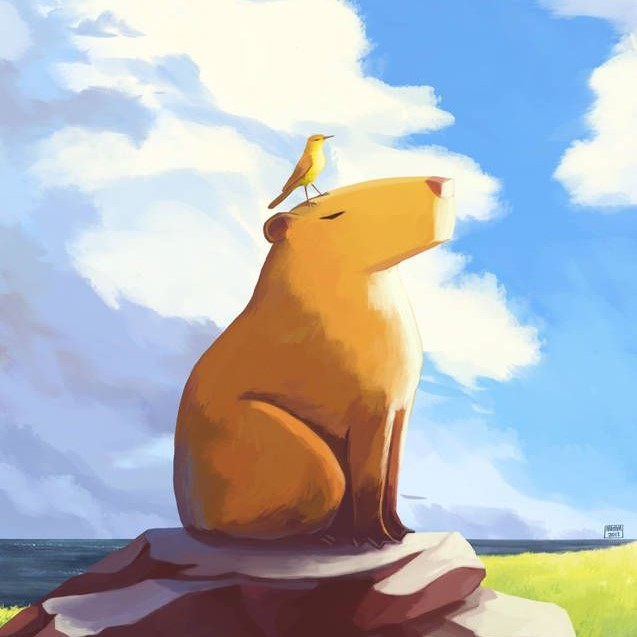
#> input picture Foto/Capybara.jpg, 637 x 637 px
$ python basic.py
#> lines starting #> are read from the running program, lines starting #| are printed output that depends on the picture; after the words box and inside, x2 and y2 are one past the last pixel; in counts of white or black regions, pixels touching at a corner belong together
import cv2 as cv

img = cv.imread('Foto/Capybara.jpg')
#> img is the input picture: shape (637, 637, 3); mean B, G, R 187.9, 182.7, 177.8
cv.imshow('Capybara', img)

# converting to grayscale // "Konversi ke skala abu-abu"
gray = cv.cvtColor(img, cv.COLOR_BGR2GRAY)
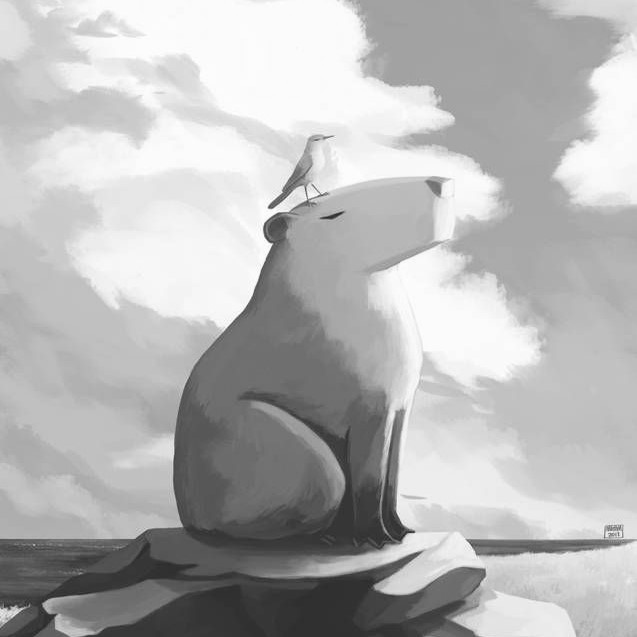
#> gray: shape (637, 637); min 32, max 255, mean 181.8
cv.imshow('Gray', gray)


# Blur // "membuat gambar menjadi blur"
blur = cv.GaussianBlur(img, (1,1), cv.BORDER_DEFAULT)    # (7,7) Tingkat blur hanya dapat menggunakan angka Ganjil
cv.imshow('Blur', blur)

# Edge cascade // ("algoritma Canny Edge Detection")
canny = cv.Canny(blur, 125, 175)   # dapat di gabungkan dengan blur atau dengan fungsi lainnya
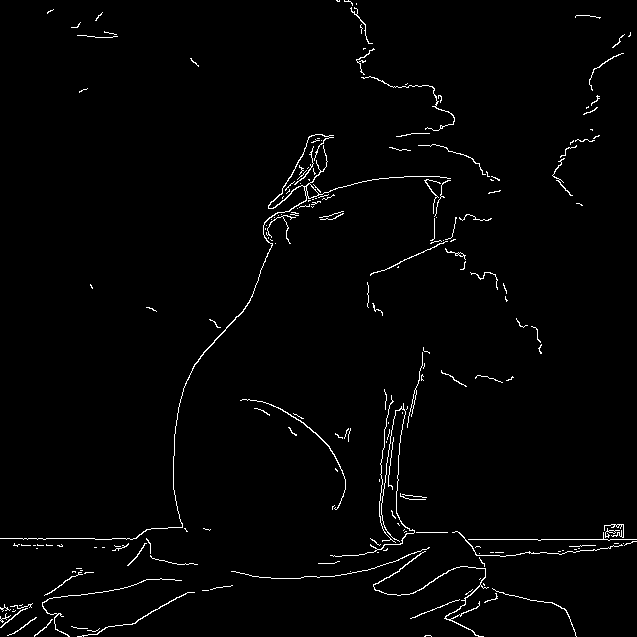
#> canny: shape (637, 637); 1.7% white in thin lines or dots
cv.imshow('Canny Edge', canny)

# Dilating the image // "Operasi dilasi pada gambar"
dilated = cv.dilate(canny, (7,7), iterations=3)
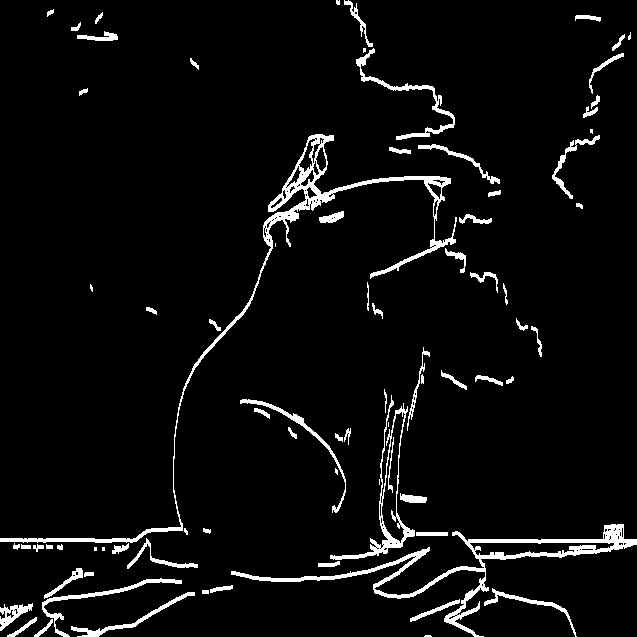
#> dilated: shape (637, 637); 4.8% white; 79 white regions (13 under 20 px), largest, box (x1, y1, x2, y2) and area: (0, 134, 457, 543) 4669, (231, 524, 637, 637) 4030, (330, 395, 415, 560) 1346
cv.imshow('Dilated', dilated)

# eroded // "operasi erosi pada gambar."
eroded = cv.erode(dilated, (7,7), iterations=3)
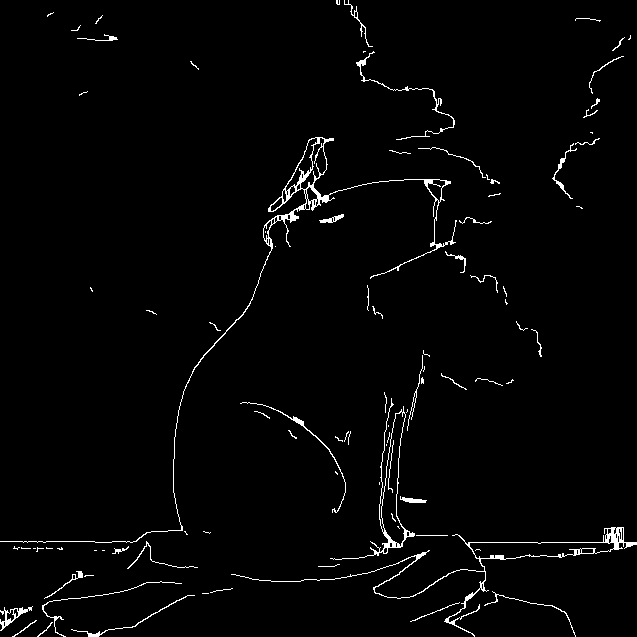
#> eroded: shape (637, 637); 2% white in thin lines or dots
cv.imshow('Eroded', eroded)

# Resize // "merubah ukuran gambar. "
resized = cv.resize(img, (500,500), interpolation=cv.INTER_CUBIC)  #Opsi ini mengacu pada metode interpolasi bicubic yang digunakan untuk mengubah ukuran gambar
cv.imshow('Resized', resized)

# Croping // "memotong " img
cropped = img[50:200, 200:400]
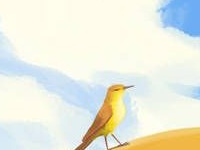
#> cropped: shape (150, 200, 3); mean B, G, R 223.9, 236.6, 234.2
cv.imshow('cropped', cropped)

cv.waitKey(0)

$ run again, with Foto/bts.jpg copied over Foto/Capybara.jpg
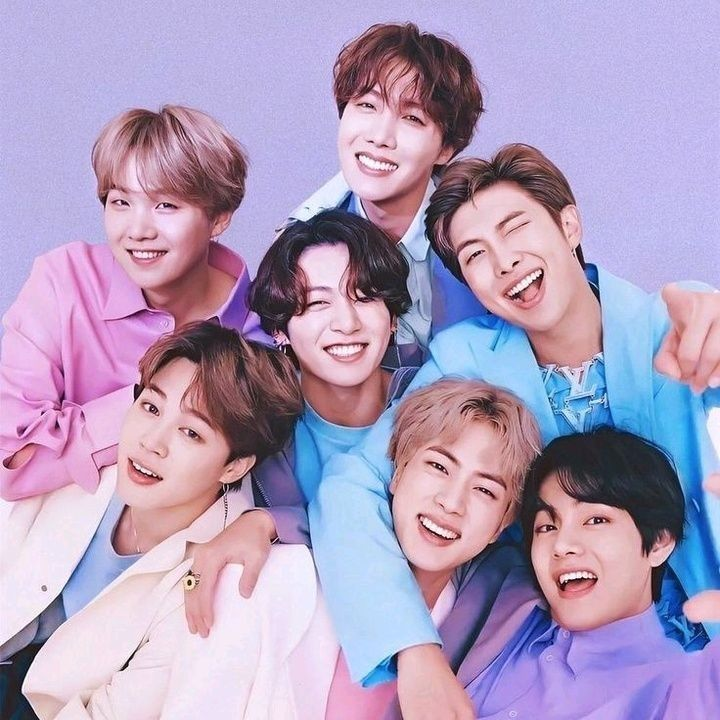
#> input picture Foto/bts.jpg, 720 x 720 px
#> img is the input picture: shape (720, 720, 3); mean B, G, R 189, 156.9, 175.3
#> `canny = cv.Canny(blur, 125, 175)`:
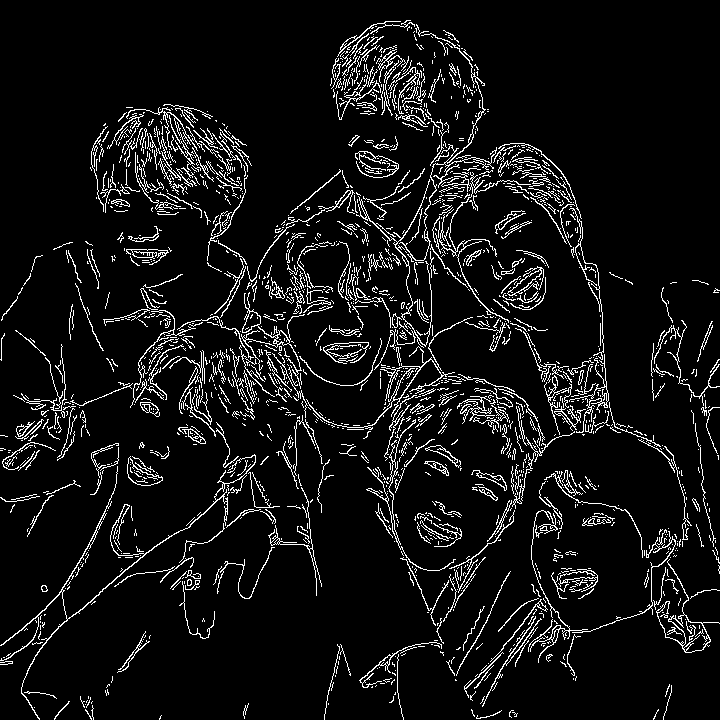
#> canny: shape (720, 720); 7.4% white in thin lines or dots
#> dilated: shape (720, 720); 18% white; 184 white regions (53 under 20 px), largest, box (x1, y1, x2, y2) and area: (100, 20, 692, 629) 53248, (0, 350, 322, 720) 8798, (464, 470, 720, 710) 6803
#> eroded: shape (720, 720); 10.6% white; 437 white regions (284 under 20 px), largest, box (x1, y1, x2, y2) and area: (103, 23, 610, 629) 24131, (107, 107, 252, 275) 4143, (464, 473, 720, 710) 3766
#> `cropped = img[50:200, 200:400]`:
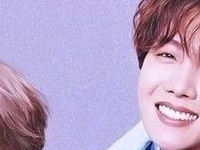
#> cropped: shape (150, 200, 3); mean B, G, R 198.6, 163.7, 185.3
